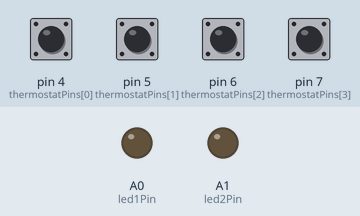
A sketch run on a simulated Arduino Uno, built with avr-gcc and run on an emulated ATmega328P. On the bench: output pins drawn as LEDs (lit = HIGH). The test bench sets the inputs (shaded band); at power-on: pin 4 (thermostatPins[0]), pin 5 (thermostatPins[1]), pin 6 (thermostatPins[2]), pin 7 (thermostatPins[3]) HIGH. What the sketch prints to the serial monitor is not drawn.

Above: at 1.2 s.
1.3 s: pin 5 (thermostatPins[1]) pulled LOW for 0.15 s
At 1.55 s:
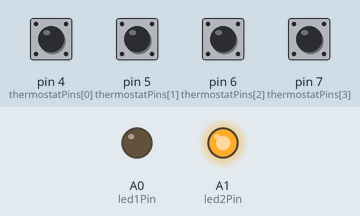
3.2 s: pin 4 (thermostatPins[0]) pulled LOW for 0.15 s
At 4.0 s:
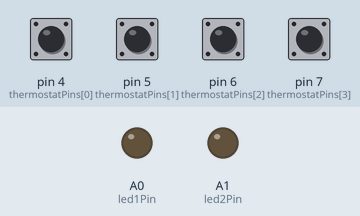
4.8 s: pin 6 (thermostatPins[2]) pulled LOW for 0.15 s
At 5.05 s:
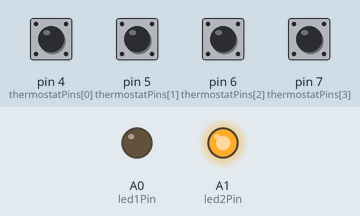
6.4 s: pin 7 (thermostatPins[3]) pulled LOW for 0.15 s
At 7.7 s:
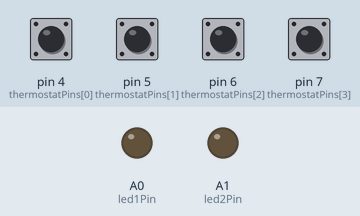
Timing chart, 0 to 9.0 s (numbered marks = the images above; inputs shaded):
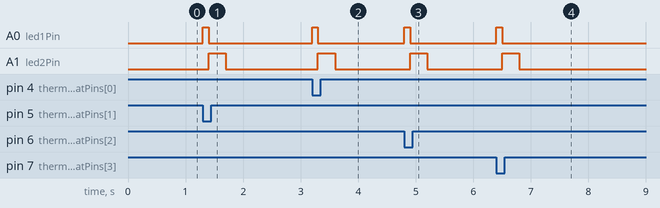

Measured:
- after the input at 1.3 s, A0 (led1Pin): LOW → HIGH at once, → LOW 0.10 s later; A1 (led2Pin): LOW → HIGH after 0.10 s, → LOW 0.30 s later
- after the input at 3.2 s, A0 (led1Pin): LOW → HIGH at once, → LOW 0.10 s later; A1 (led2Pin): LOW → HIGH after 0.10 s, → LOW 0.30 s later
- after the input at 4.8 s, A0 (led1Pin): LOW → HIGH at once, → LOW 0.10 s later; A1 (led2Pin): LOW → HIGH after 0.10 s, → LOW 0.30 s later
- after the input at 6.4 s, A0 (led1Pin): LOW → HIGH at once, → LOW 0.10 s later; A1 (led2Pin): LOW → HIGH after 0.10 s, → LOW 0.30 s later

The sketch:

thermostat.ino
```cpp
#define CONTROL_CHANGE 0b10110000

const int thermostatPins[4] = { 4, 5, 6, 7 };
const int numPins = sizeof(thermostatPins) / sizeof(int);
const int thermostatControl = 90;
const int thermostatValue[] = { 90, 91, 92, 93 };

const int led1Pin = A0;
const int led2Pin = A1;

int currentThemostatState = 0;

void setup() {
  Serial.begin(31250);

  for (int i = 0; i < numPins; i++) {
    pinMode(thermostatPins[i], INPUT_PULLUP);
  }

  pinMode(led1Pin, OUTPUT);
  pinMode(led2Pin, OUTPUT);
}

void loop() {
  for (int i = 0; i < numPins; i++) {
    if (digitalRead(thermostatPins[i]) == LOW) {
      if (currentThemostatState != i) {
        sendMidi(CONTROL_CHANGE, 1, thermostatControl, thermostatValue[i]);
        currentThemostatState = i;

        flashLights();
      }
    }
  }


}

void flashLights() {
  digitalWrite(led1Pin, HIGH);
  delay(100);
  digitalWrite(led1Pin, LOW);
  digitalWrite(led2Pin, HIGH);
  delay(300);
  digitalWrite(led2Pin, LOW);
}

void sendMidi(uint8_t type, uint8_t channel, uint8_t byte1, uint8_t byte2) {
  byte cmd = type | ((channel-1) & 15);
  Serial.write(cmd);
  Serial.write(byte1 & 127);
  Serial.write(byte2 & 127);
}
```
